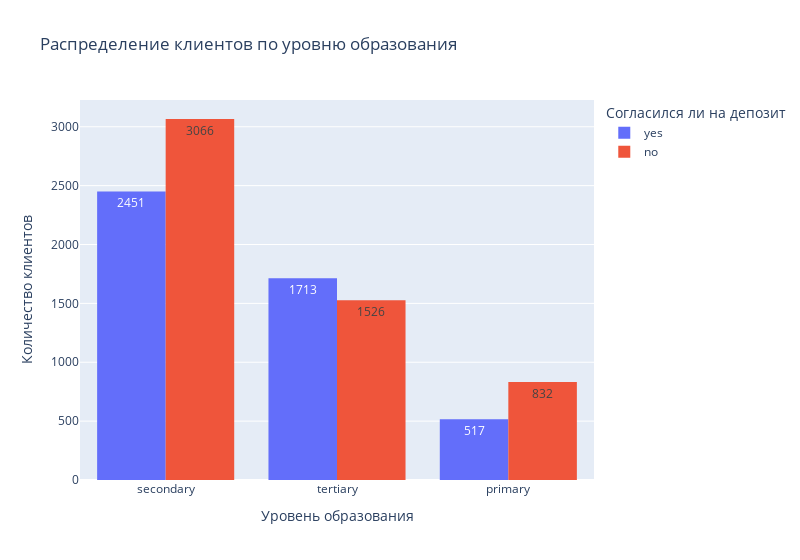

The notebook cell saved with this chart:
### Markdown cell above
> по полученному графику видно, что чаще на депозит соглашаются неженатые люди. А вот женатые, наоборот, чаще отказываются от открытия депозита.

### Code cell
#Построим многоуровневую столбчатую диаграмму
fig_education = px.histogram(cleaned_df, 
        x="education", 
        y="deposit", 
        histfunc='count', 
        color="deposit", 
        barmode='group',
        text_auto=True,
        width=800,
        title='Распределение клиентов по уровню образования', 
        labels=dict(education='Уровень образования', deposit='Согласился ли на депозит')
        )
#Переименуем ось Y
fig_education.update_layout(yaxis_title_text='Количество клиентов')
fig_education.show()

### Figure 1 — Plotly figure (JSON) as saved in the notebook; plotly's stock layout.template omitted (floating-point values rounded to 4 significant figures; data arrays with more than 128 entries replaced by an {"elided": "..."} marker saying what was removed)
{"data": [{"alignmentgroup": "True", "bingroup": "x", "histfunc": "count", "hovertemplate": "Согласился ли на депозит=yes<br>Уровень образования=%{x}<br>count=%{y}<extra></extra>", "legendgroup": "yes", "marker": {"color": "#636efa", "pattern": {"shape": ""}}, "name": "yes", "offsetgroup": "yes", "orientation": "v", "showlegend": true, "texttemplate": "%{value}", "type": "histogram", "x": {"elided": "4681 str values"}, "xaxis": "x", "y": {"elided": "4681 str values"}, "yaxis": "y"}, {"alignmentgroup": "True", "bingroup": "x", "histfunc": "count", "hovertemplate": "Согласился ли на депозит=no<br>Уровень образования=%{x}<br>count=%{y}<extra></extra>", "legendgroup": "no", "marker": {"color": "#EF553B", "pattern": {"shape": ""}}, "name": "no", "offsetgroup": "no", "orientation": "v", "showlegend": true, "texttemplate": "%{value}", "type": "histogram", "x": {"elided": "5424 str values"}, "xaxis": "x", "y": {"elided": "5424 str values"}, "yaxis": "y"}], "layout": {"barmode": "group", "legend": {"title": {"text": "Согласился ли на депозит"}, "tracegroupgap": 0}, "title": {"text": "Распределение клиентов по уровню образования"}, "width": 800, "xaxis": {"anchor": "y", "domain": [0, 1], "title": {"text": "Уровень образования"}}, "yaxis": {"anchor": "x", "categoryarray": ["no", "yes"], "categoryorder": "array", "domain": [0, 1], "title": {"text": "Количество клиентов"}}}}
